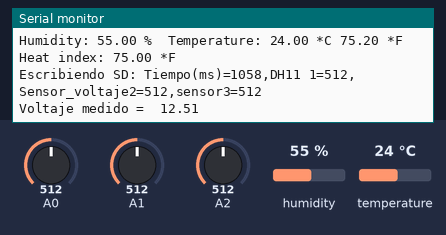
This sketch was run on a simulated Arduino Uno, built with avr-gcc and run on an emulated ATmega328P. Shown: the last lines printed to the serial monitor. The test bench sets the inputs (shaded band); at power-on: humidity 55 %, A0 = 512, A1 = 512, A2 = 512, temperature 24 °C. Storage starts empty.

Above: at 1.8 s.
1.9 s: humidity set to 22 %
At 3.0 s:
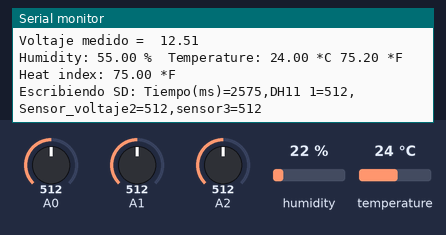
3.4 s: A0 set to 716
At 4.8 s:
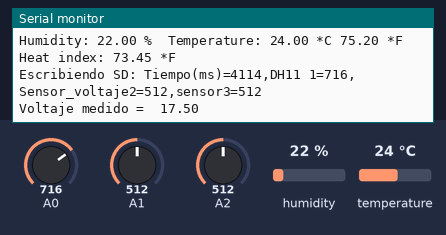
4.9 s: A1 set to 716
At 6.3 s:
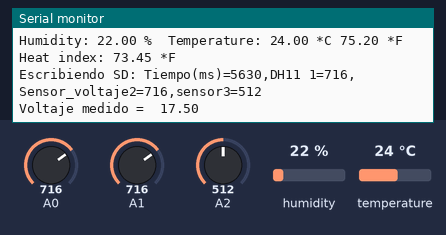
6.4 s: A2 set to 716
At 7.8 s:
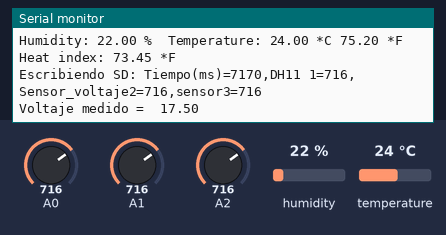
7.9 s: temperature set to 12 °C
At 9.3 s:
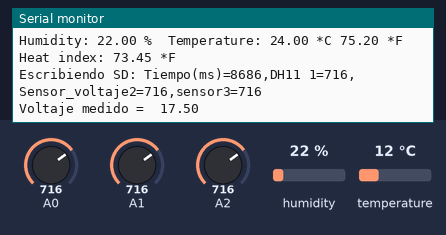
9.4 s: A0 set to 992
At 11.5 s:
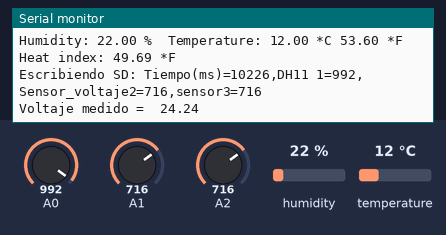
Timing chart, 0 to 11.9 s (numbered marks = the images above; inputs shaded):
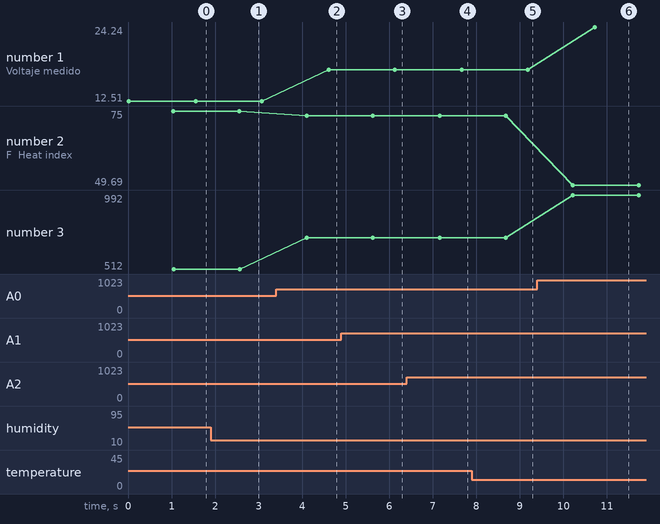

Measured:
- after the input at 3.4 s, the serial monitor: prints a new line after 0.71 s (image 2)
- after the input at 4.9 s, the serial monitor: prints a new line after 0.72 s (image 3)
- after the input at 6.4 s, the serial monitor: prints a new line after 0.76 s (image 4)
- after the input at 9.4 s, the serial monitor: prints a new line after 0.82 s (image 6)
- plotted number 1: 12.51 → 17.5 after the input at 3.4 s, 17.5 → 24.24 after the input at 9.4 s
- plotted number 3: 512 → 716 after the input at 3.4 s, 716 → 992 after the input at 9.4 s

The sketch:

DH11_stirling.ino
```cpp
////////////////////////////////////////////////
////////////// BIOGAS - MATHPHYSICS ////////////
// UNIVERSIDAD NACIONAL ABIERTA Y A DISTACNIA //
////////////////////////////////////////////////
////// POR : FREDDY TORRES, RAFAEL RAMIREZ /////
////////////////////////////////////////////////
////////////////////////////////////////////////
////////////////////////////////////////////////

int Sensor = A0;
#include "DHT.h"
#include <SD.h>
#define DHTPIN 5
#define DHTTYPE DHT11   // DHT 11
// CONFIGURACION POR TIPO SENSOR ABIERTO PARA DHT
//#define DHTTYPE DHT22   // DHT 22  (AM2302)
//#define DHTTYPE DHT21   // DHT 21 (AM2301)

//CREAR CARPETA
File myFile;
// LLAMADO DEL SENSOR
DHT dht(DHTPIN, DHTTYPE, 5);

void setup() {
  // BEATS DE TRANSMISION DE DATOS
  Serial.begin(115200);
  Serial.println("DHTxx test!");
  Serial.begin(115200);
  Serial.print("Iniciando SD.....");
  // TRANSMISION DE DATOS SD
  if (SD.begin(4)){
    Serial.println("No se pudo Inicializar");
    return;
    }

    Serial.println("Inicializacion Exitosa");
    // CREAR CARPETA ALMACENADA EN LA SD
    if (SD.exists("datalog.csv")){
      myFile = SD.open("datalog.csv", FILE_WRITE);
      if(myFile){
        Serial.println("archivo nuevo, escribiendo encabezado (fila 1)");
        myFile.println("tiempo(ms), DH11 1,Sensor_voltaje2,Sensor3");
        myFile.close();
        } else {
          Serial.println("error creando el archivo datalog.csv");
          }
      }
  dht.begin();
}

void loop() {
  float voltaje =  (float)25*analogRead(A0)/1023;
  Serial.print("Voltaje medido =  ");
  Serial.println(voltaje);
  delay(500);

  delay(500);

  float h = dht.readHumidity();
  float t = dht.readTemperature();
  float f = dht.readTemperature(true);


  if (isnan(h) || isnan(t) || isnan(f)) {
    Serial.println("Failed to read from DHT sensor!");
    return;
  }


  float hi = dht.computeHeatIndex(f, h);

  Serial.print("Humidity: ");
  Serial.print(h);
  Serial.print(" %\t");
  Serial.print("Temperature: ");
  Serial.print(t);
  Serial.print(" *C ");
  Serial.print(f);
  Serial.print(" *F\t");
  Serial.print("Heat index: ");
  Serial.print(hi);
  Serial.println(" *F");

  myFile = SD.open("datalog.csv", FILE_WRITE);//abrimos  el archivo

  if (myFile) {
        Serial.print("Escribiendo SD: ");
        int sensor1 = analogRead(0);
        int sensor2 = analogRead(1);
        int sensor3 = analogRead(2);
        myFile.print(millis());
        myFile.print(",");
        myFile.print(sensor1);
        myFile.print(",");
        myFile.print(sensor2);
        myFile.print(",");
        myFile.println(sensor3);

        myFile.close(); //cerramos el archivo

        Serial.print("Tiempo(ms)=");
        Serial.print(millis());
        Serial.print(",DH11 1=");
        Serial.print(sensor1);
        Serial.print(",Sensor_voltaje2=");
        Serial.print(sensor2);
        Serial.print(",sensor3=");
        Serial.println(sensor3);


  } else {
    Serial.println("Error al abrir el archivo");
  }
  delay(500);
}
```
